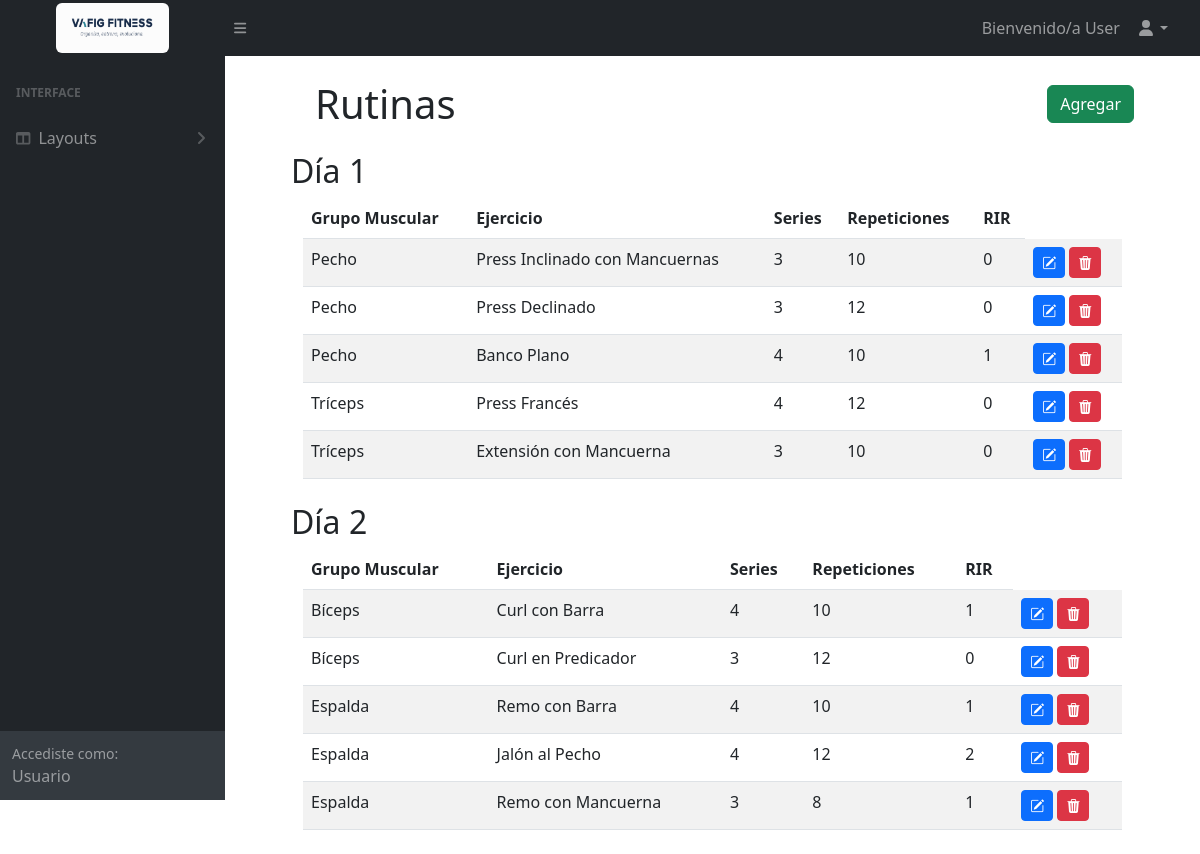
/Public/rutinas.php (signed in), run on the app's committed database.
### tables this page shows
CREATE TABLE `data_usuarios` (
  `id_data_usuario` int(11) NOT NULL,
  `id_usuario` int(11) NOT NULL,
  `nombre` varchar(100) NOT NULL,
  `apellido` varchar(100) NOT NULL,
  `genero` enum('Masculino','Femenino','Otro') NOT NULL,
  `fecha_nac` date NOT NULL,
  `peso` decimal(5,2) DEFAULT NULL,
  `altura` decimal(5,2) DEFAULT NULL
);

CREATE TABLE `rutina_usuario` (
  `id_rutina` int(11) NOT NULL,
  `dia` int(11) NOT NULL,
  `repeticiones` int(11) NOT NULL,
  `series` int(11) NOT NULL,
  `rir` int(11) DEFAULT 0,
  `id_ejercicio` int(11) NOT NULL,
  `id_usuario` int(11) NOT NULL
);

CREATE TABLE `ejercicios` (
  `id_ejercicio` int(11) NOT NULL,
  `nombre` varchar(255) NOT NULL,
  `grupo_muscular` varchar(255) NOT NULL
);

### Classes/User.php (called while the page is built, shortened)
<?php
    require '../DB/database.php';
    class User {
        private $pdo;
        public function __construct(){
            $db = new Database();
            $this->pdo = $db->connect();
        }
        public function getUserById($id) {
                $query = "
        SELECT
            u.email,
            u.rol,
            d.nombre,
            d.apellido,
            d.genero,
            d.fecha_nac,
            d.peso,
            d.altura
        FROM usuarios u
        INNER JOIN data_usuarios d ON u.id_usuario = d.id_usuario
        WHERE u.id_usuario = :id
    ";
                $stmt = $this->pdo->prepare($query);
                $stmt->execute([':id' => $id]);
                return $stmt->fetch();
            }
    public function getRutinesByUserId($user_id) {
        $query = "
        SELECT
            r.id_rutina,r.dia, r.series, r.repeticiones, r.rir,
            e.nombre AS ejercicio, e.grupo_muscular
        FROM rutina_usuario r
        JOIN ejercicios e ON r.id_ejercicio = e.id_ejercicio
        WHERE r.id_usuario = :user_id
        ORDER BY r.dia, e.grupo_muscular;
        ";
        $stmt = $this->pdo->prepare($query);
        $stmt->execute([':user_id' => $user_id]);
        return $stmt->fetchAll();
}
}

### DB/database.php (called while the page is built, shortened)
<?php
class Database {
    private $host = "localhost";
    private $db_name = "gym";
    private $username = "root";
    private $password = "";
    public function connect() {
        $this->pdo = null;
        try {
            $dsn = "mysql:host={$this->host};dbname={$this->db_name};charset=utf8mb4";
            $options = [
                PDO::ATTR_ERRMODE => PDO::ERRMODE_EXCEPTION,
                PDO::ATTR_DEFAULT_FETCH_MODE => PDO::FETCH_OBJ,
            ];
            $this->pdo = new PDO($dsn, $this->username, $this->password, $options);
        } catch(PDOException $e) {
            throw new Exception("Error de conexión: " . $e->getMessage());
        }
        return $this->pdo;
    }
}

### Public/rutinas.php (the view, shortened to what this page needs)
<?php
require_once '../Classes/User.php';
$user_id = $_SESSION['user_id'];
$user = new User();
$dataUsuario = $user->getUserById($user_id);
$rutinas = $user->getRutinesByUserId($user_id);
?>
<?php require_once '../Components/header.php' ?>
<body class="sb-nav-fixed">
    <nav class="sb-topnav navbar navbar-expand navbar-dark bg-dark">
        <a class="navbar-brand py-1 d-flex justify-content-center" href="dashboard.php" id="logo"><img src="../Assets/images/logo.png" alt="Logo" class="d-inline-block align-top rounded" width="50%" height="50"></a>
        <button class="btn btn-link btn-sm order-1 order-lg-0 me-4 me-lg-0" id="sidebarToggle" href="#!"><i class="fas fa-bars"></i></button>
        <ul class="navbar-nav ms-auto ms-md-0 me-3 me-lg-4">
            <li class="nav-item dropdown">
                <a class="nav-link dropdown-toggle" id="navbarDropdown" href="#" role="button" data-bs-toggle="dropdown" aria-expanded="false"><?php $nombreMostrar = !empty($dataUsuario->nombre)? $dataUsuario->nombre: $_SESSION['user_email']; ?>
                    Bienvenido/a <?= htmlspecialchars($nombreMostrar) ?><i class="fas fa-user fa-fw ms-3"></i></a>
            </li>
        </ul>
    </nav>
    <div id="layoutSidenav">
        <div id="layoutSidenav" class="container">
            <div id="layoutSidenav_nav">
                <nav class="sb-sidenav accordion sb-sidenav-dark" id="sidenavAccordion">
                    <div class="sb-sidenav-menu">
                        <div class="nav">
                            <?php if ($_SESSION['rol'] === 'usuario') { ?>
                                <div class="sb-sidenav-menu-heading">Interface</div>
                                <a class="nav-link collapsed" href="#" data-bs-toggle="collapse" data-bs-target="#collapseLayouts">
                                    <div class="sb-nav-link-icon"><i class="fas fa-columns"></i></div>
                                    Layouts
                                    <div class="sb-sidenav-collapse-arrow"><i class="fas fa-angle-down"></i></div>
                                </a>
                            <?php } ?>
                        </div>
                    </div>
                    <div class="sb-sidenav-footer">
                        <div class="small">Accediste como:</div>
                        <?= $_SESSION['rol'] === 'admin' ? 'Admin' : 'Usuario'; ?>
                    </div>
                </nav>
            </div>
            <div id="layoutSidenav_content">
                <main>
                    <div class="container-fluid px-4">
                        <div class="d-flex justify-content-between align-items-center">
                            <h1 class="m-4">Rutinas</h1>
                            <button class="btn btn-success" data-bs-toggle="modal" data-bs-target="#agregarModal">Agregar</button>
                        </div>
                        <?php
                        if (empty($rutinas)) {
                            echo "<p class='text-muted'>Aún no tenés rutinas cargadas.</p>";
                        } else {
                            $dias = [];
                            foreach ($rutinas as $r) {
                                $dias[$r->dia][] = $r;
                            }
                            foreach ($dias as $dia => $ejerciciosDia) {
                                echo "<h2>Día $dia</h2>";
                                echo '<div class="container mb-4"><table class="table table-striped">';
                                echo '<thead><tr><th>Grupo Muscular</th><th>Ejercicio</th><th>Series</th><th>Repeticiones</th><th>RIR</th></tr></thead><tbody>';
                                foreach ($ejerciciosDia as $r) {
                                    echo "<tr>
                                        <td>{$r->grupo_muscular}</td>
                                        <td>{$r->ejercicio}</td>
                                        <td>{$r->series}</td>
                                        <td>{$r->repeticiones}</td>
                                        <td>{$r->rir}</td>
                                        <td>
                                            <button class='btn btn-sm btn-primary' data-bs-toggle='modal' data-bs-target='#editarModal{$r->id_rutina}'><i class='bi bi-pencil-square'></i></button>
                                            <form method='POST' class='d-inline'>
                                                <input type='hidden' name='eliminar_rutina' value='{$r->id_rutina}'>
                                                <button type='submit' class='btn btn-sm btn-danger' onclick='return confirm(\"¿Eliminar rutina?\")'><i class='bi bi-trash3-fill'></i></button>
                                            </form>
                                        </td>
                                    </tr>";
                                }
                                echo '</tbody></table></div>';
                            }
                        }
                        ?>
                    </div>
                </main>
            </div>
        </div>
        <?php require_once '../Components/footer.php' ?>

### Components/header.php (shortened to what this page needs)
<!DOCTYPE html>
<html lang="es">
<head>
    <link href="https://cdn.jsdelivr.net/npm/bootstrap@5.3.0/dist/css/bootstrap.min.css" rel="stylesheet">
    <link href="https://cdn.jsdelivr.net/npm/simple-datatables@7.1.2/dist/style.min.css" rel="stylesheet" />
    <link rel="stylesheet" href="https://cdn.jsdelivr.net/npm/bootstrap-icons@1.13.1/font/bootstrap-icons.min.css">
    <link href="/vafigFitness/Assets/css/styles.css" rel="stylesheet" />
</head>

### Components/footer.php (shortened to what this page needs)
    </body>
</html>

### data on the page
data_usuarios: nombre "User"
rutina_usuario: id_ejercicio.grupo_muscular "Pecho", id_ejercicio.nombre "Press Inclinado con Mancuernas", series "3", repeticiones "10", rir "0"
rutina_usuario: id_ejercicio.grupo_muscular "Pecho", id_ejercicio.nombre "Press Declinado", series "3", repeticiones "12", rir "0"
rutina_usuario: id_ejercicio.grupo_muscular "Pecho", id_ejercicio.nombre "Banco Plano", series "4", repeticiones "10", rir "1"
rutina_usuario: id_ejercicio.grupo_muscular "Tríceps", id_ejercicio.nombre "Press Francés", series "4", repeticiones "12", rir "0"
rutina_usuario: id_ejercicio.grupo_muscular "Tríceps", id_ejercicio.nombre "Extensión con Mancuerna", series "3", repeticiones "10", rir "0"
rutina_usuario: id_ejercicio.grupo_muscular "Bíceps", id_ejercicio.nombre "Curl con Barra", series "4", repeticiones "10", rir "1"
rutina_usuario: id_ejercicio.grupo_muscular "Bíceps", id_ejercicio.nombre "Curl en Predicador", series "3", repeticiones "12", rir "0"
rutina_usuario: id_ejercicio.grupo_muscular "Espalda", id_ejercicio.nombre "Remo con Barra", series "4", repeticiones "10", rir "1"
rutina_usuario: id_ejercicio.grupo_muscular "Espalda", id_ejercicio.nombre "Jalón al Pecho", series "4", repeticiones "12", rir "2"
rutina_usuario: id_ejercicio.grupo_muscular "Espalda", id_ejercicio.nombre "Remo con Mancuerna", series "3", repeticiones "8", rir "1"

### other printed values
$dia "1"
$dia "2"
